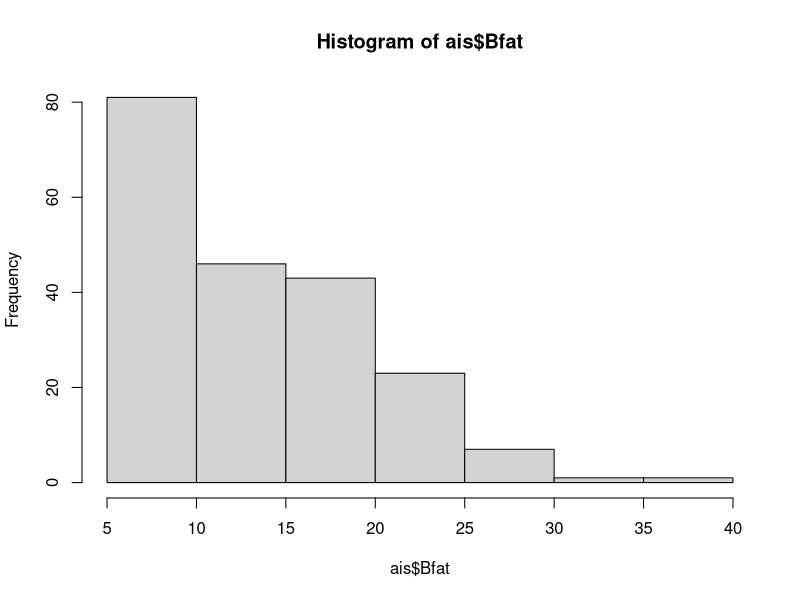
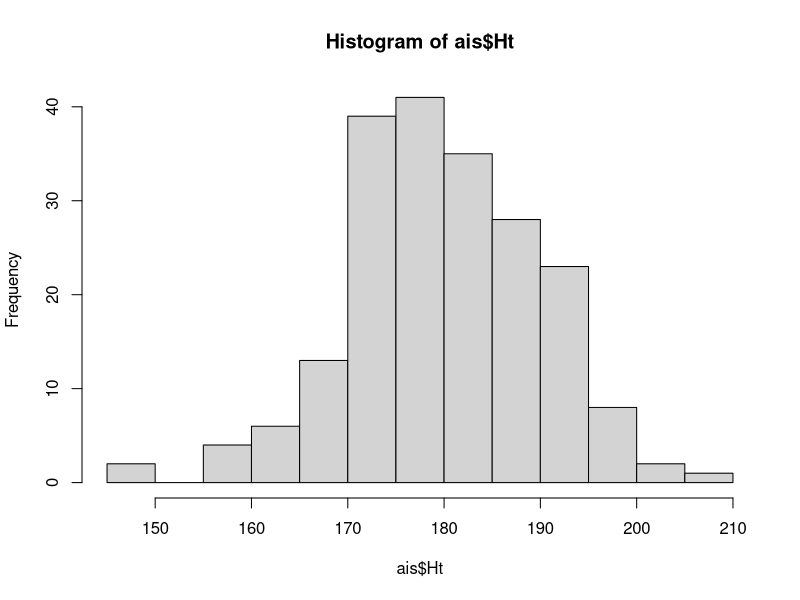
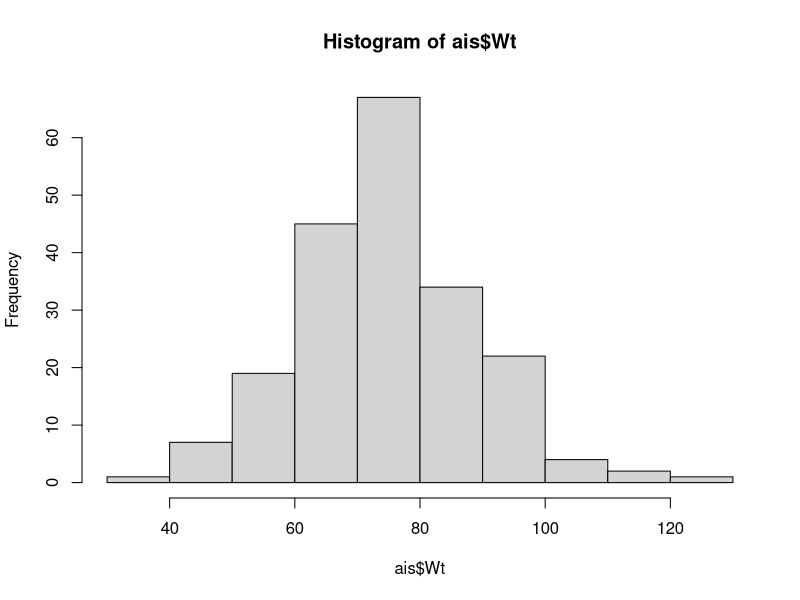
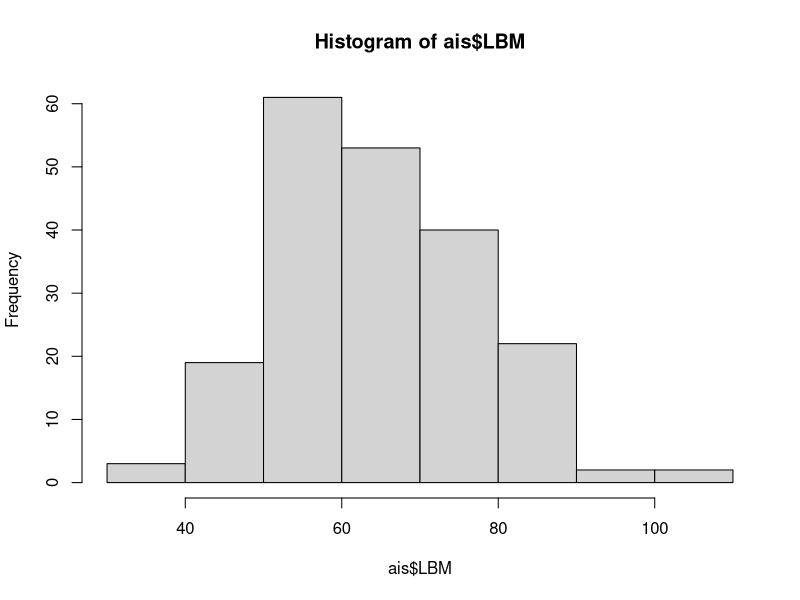
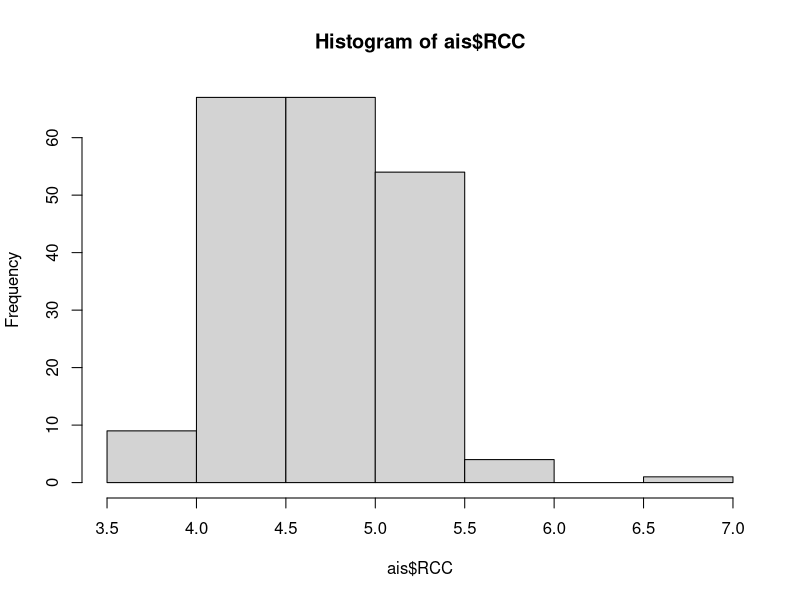
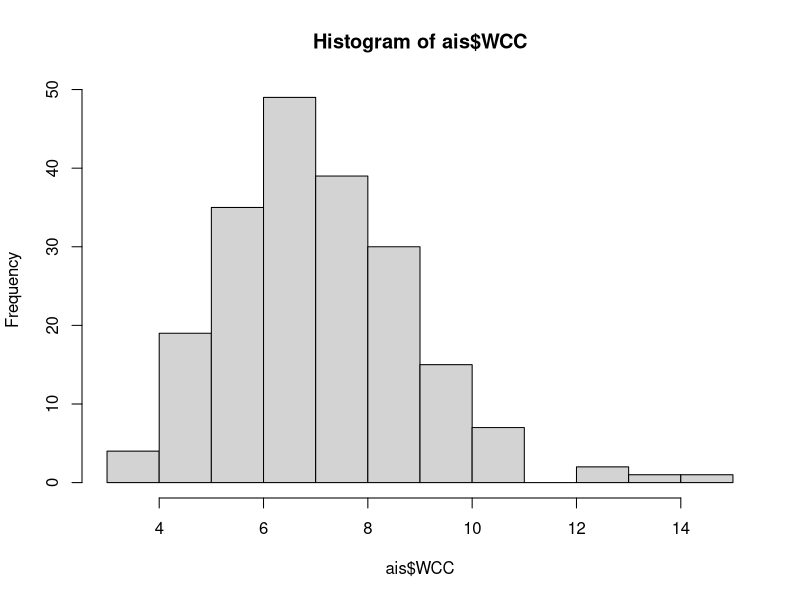
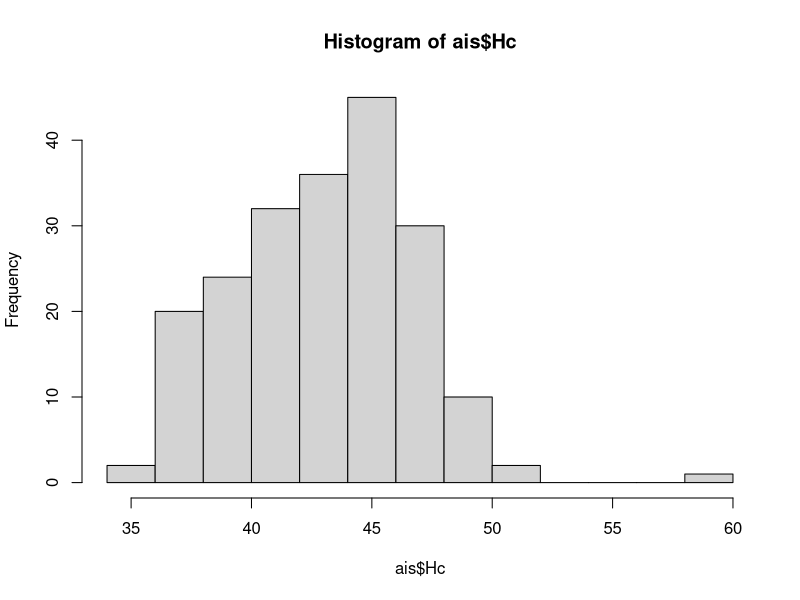
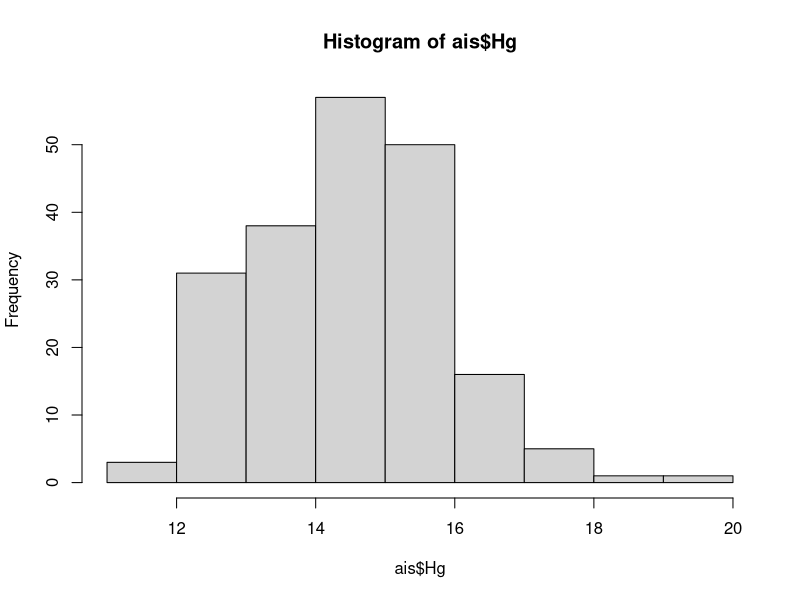

Recreate these plots in R, in order.
#https://www.mayoclinic.org/tests-procedures/hematocrit/about/pac-20384728
#https://www.rdocumentation.org/packages/alr4/versions/1.0.5/topics/ais
ais = read.csv("ais.csv")
summary(ais)

sum(ais$Sex[which(ais$Sex == 1)])
#class(ais$Sport)
#class(ais$Sex)
#ais$Sex = as.factor(ais$Sex)
ais$Sex <- factor(ais$Sex,levels = c(0,1),labels = c("Male", "Female"))


summary(ais$Sex)
#males = which(ais$Sex == 0)
#ais$Sex = "Female"  
#ais$Sex[males] = "Male"
summary(ais$Sport)
names(ais)
#k nearest neighbors sport

table(ais$Sport) #response
table(ais$Sex) 

#plot histograms of variable to check for normality
hist(ais$Bfat) #possible response variable looks skewed

hist(ais$Ht)
hist(ais$Wt)
hist(ais$LBM)
hist(ais$RCC)
hist(ais$WCC)
hist(ais$Hc)
hist(ais$Hg)
hist(ais$Ferr)
hist(ais$BMI)
hist(ais$SSF)


